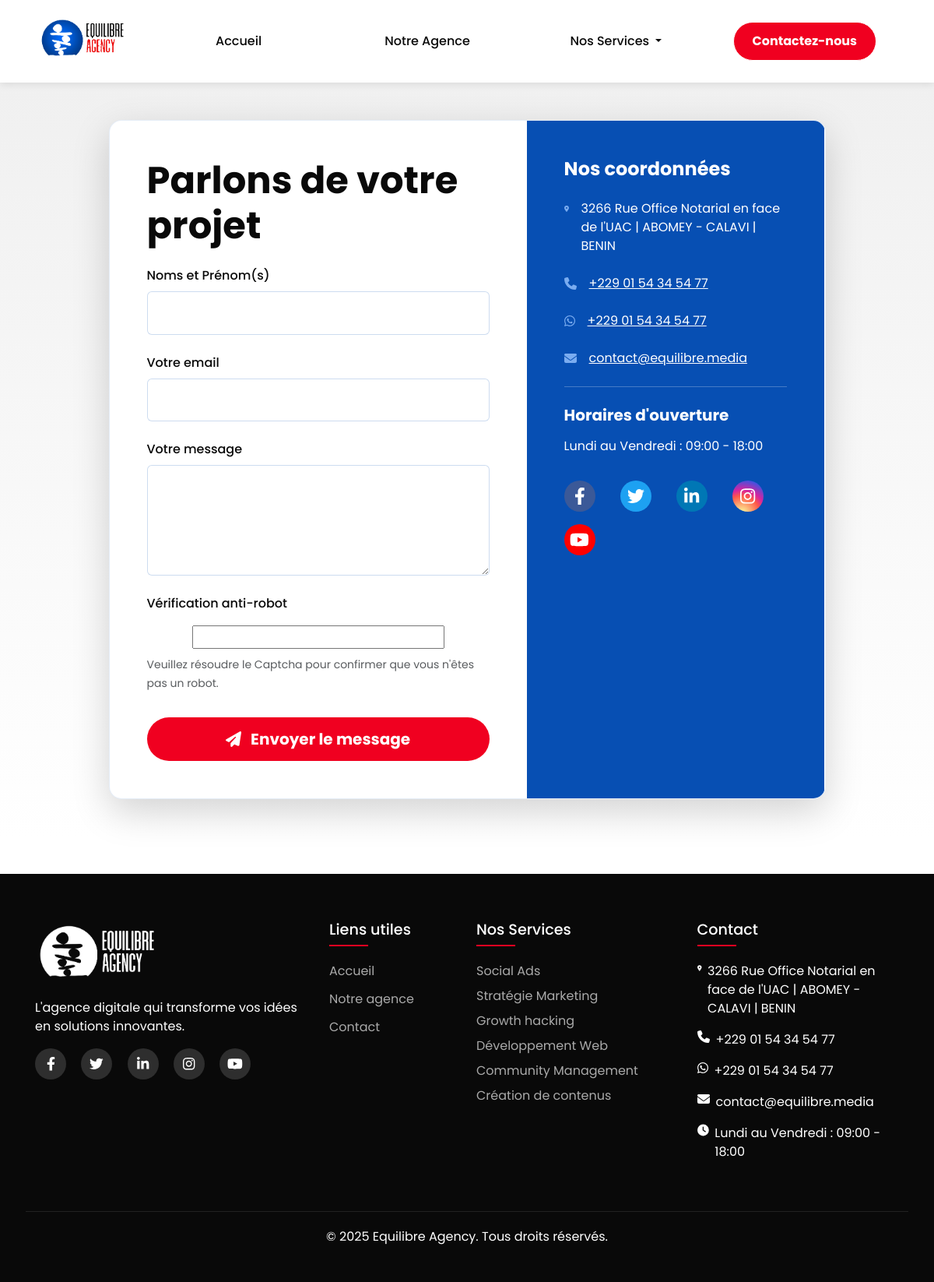
Page /contact/ on the committed database.
### core/models.py (models this page shows)
class SiteConfig(models.Model):
    logo = models.ImageField(upload_to="config/")
    call_phone = models.CharField(max_length=20)
    whatsapp_phone = models.CharField(max_length= 20)
    email= models.EmailField()
    address= models.CharField(max_length=200)
    horaires= models.CharField(max_length=200)
    social_facebook= models.CharField(max_length=200, blank= True, null= True)
    social_linkedin= models.CharField(max_length= 200, blank= True, null= True)
    social_instagram= models.CharField(max_length= 200, blank= True, null= True)
    social_youtube= models.CharField(max_length= 200, blank= True, null= True)
    social_twitter= models.CharField(max_length= 200, blank= True, null= True)
    class Meta:
        verbose_name = "Configuration du site"

### services/models.py (models this page shows, shortened)
class Service(models.Model):
    name = models.CharField(max_length=100)
    slug = models.SlugField(max_length=100, unique=True)
    short_description = models.CharField(max_length=300, blank=True)
    full_description = models.TextField()
    image = models.ImageField(upload_to='services/')
    is_active = models.BooleanField(default=True)
    full_description_image = models.ImageField(upload_to='services/', blank=True)
    is_featured = models.BooleanField(
        default=False,
        help_text="Cocher pour afficher ce service en page d'accueil"
    )
    icon = models.CharField(
        max_length=50,
        blank=True,
        help_text="Utilisez les classes Font Awesome. Ex: code → fa-code"
    )
    header_image = models.ImageField(upload_to='services/headers/', default='services/headers/default_header.jpg')
    strengths_image = models.ImageField(upload_to='services/strengths/', blank=True)
    strengths_text = models.TextField(
        "Atouts clés",
        max_length=500,
        blank=True,
        default="Notre expertise dans ce domaine inclut :\n- Solution personnalisée\n- Technologie de pointe\n- Support premium"
    )
    display_order = models.PositiveIntegerField(
        default=0,
        help_text="Ordre d'affichage (plus petit chiffre en premier)"
    )
    class Meta:
        ordering = ['display_order', 'name']

### contact/views.py (the view, shortened to what this page needs)
# urls.py: path("", ContactView.as_view(), name="contact_form"),
@method_decorator(ratelimit(key='ip', rate='5/m', block=True), name='dispatch')
class ContactView(FormView):
    template_name = "contact/form.html"
    form_class = ContactForm
    success_url = reverse_lazy("contact_success")
    def get_initial(self):
        initial = super().get_initial()
        contact_data = self.request.session.get("contact_data")  # Ne pas supprimer les données ici
        if contact_data:
            initial.update(contact_data)
        return initial

### templates/contact/form.html (shortened to what this page needs)
{% extends "core/base.html" %}
{% load static %}
{% block content %}
<section class="contact-section py-5">
    <div class="container">
        <div class="row justify-content-center">
            <div class="col-lg-10">
                <div class="contact-card bg-white rounded-4 overflow-hidden shadow-lg">
                    <div class="row g-0">
                        <div class="col-lg-7 p-5">
                            <h2 class="display-5 fw-bold text-cobalt mb-4">Parlons de votre projet</h2>
                            <form method="post" class="needs-validation" novalidate>
                                <div class="mb-4">
                                    <label for="id_name" class="form-label fw-medium">Noms et Prénom(s)</label>
                                    <input type="text" class="form-control py-3 px-4" id="id_name" name="name" required>
                                </div>
                                <div class="mb-4">
                                    <label for="id_email" class="form-label fw-medium">Votre email</label>
                                    <input type="email" class="form-control py-3 px-4" id="id_email" name="email" required>
                                </div>
                                <div class="mb-4">
                                    <label for="id_message" class="form-label fw-medium">Votre message</label>
                                    <textarea class="form-control py-3 px-4" id="id_message" name="message" rows="5" required></textarea>
                                </div>
                                <div class="mb-4">
                                    <label for="id_captcha" class="form-label fw-medium">Vérification anti-robot</label>
                                    <div class="d-flex justify-content-center mb-2">
                                        {{ form.captcha }}
                                    </div>
                                    <small class="text-muted">
                                        Veuillez résoudre le Captcha pour confirmer que vous n'êtes pas un robot.
                                    </small>
                                </div>
                                <button type="submit" class="btn btn-accent btn-lg w-100 py-3 mt-2">
                                    <i class="fas fa-paper-plane me-2"></i> Envoyer le message
                                </button>
                            </form>
                        </div>
                        <div class="col-lg-5 bg-cobalt text-white p-5 position-relative">
                            <div class="position-relative z-2">
                                <h3 class="h4 fw-bold mb-4">Nos coordonnées</h3>
                                <ul class="list-unstyled contact-info">
                                    <li class="mb-4 d-flex">
                                        <i class="fas fa-map-marker-alt mt-1 me-3 text-jordy-blue"></i>
                                        <span>{{ config.address|default:"123 Rue Digitale, 75000 Paris" }}</span>
                                    </li>
                                    <li class="mb-4 d-flex">
                                        <i class="fas fa-phone mt-1 me-3 text-jordy-blue"></i>
                                        <a href="tel:{{ config.call_phone|cut:' '|default:'+33123456789' }}" class="text-white hover-underline">
                                            {{ config.call_phone|default:"+33 1 23 45 67 89" }}
                                        </a>
                                    </li>
                                    <li class="mb-4 d-flex">
                                        <i class="fab fa-whatsapp mt-1 me-3 text-jordy-blue"></i>
                                        <a href="https://wa.me/{{ config.whatsapp_phone|cut:' '|cut:'+'|default:'33612345678' }}" class="text-white hover-underline" target="_blank">
                                            {{ config.whatsapp_phone|default:"+33 6 12 34 56 78" }}
                                        </a>
                                    </li>
                                    <li class="mb-4 d-flex">
                                        <i class="fas fa-envelope mt-1 me-3 text-jordy-blue"></i>
                                        <a href="mailto:{{ config.email|default:'contact@exemple.com' }}" class="text-white hover-underline">
                                            {{ config.email|default:"contact@exemple.com" }}
                                        </a>
                                    </li>
                                </ul>
                                <hr class="border-white opacity-25 my-4">
                                <h4 class="h5 fw-bold mb-3">Horaires d'ouverture</h4>
                                <p class="mb-4">{{ config.horaires|default:"Lun-Ven : 9h-18h" }}</p>
                                <div class="social-links d-flex align-items-center mt-4 pt-2">
                                    {% if config.social_facebook %}
                                    <a href="{{ config.social_facebook }}" class="social-icon me-3 hover-scale" target="_blank" rel="noopener noreferrer" aria-label="Facebook">
                                        <i class="fab fa-facebook-f fa-lg"></i>
                                    </a>
                                    {% endif %}
                                    {% if config.social_twitter %}
                                    <a href="{{ config.social_twitter }}" class="social-icon me-3 hover-scale" target="_blank" rel="noopener noreferrer" aria-label="Twitter">
                                        <i class="fab fa-twitter fa-lg"></i>
                                    </a>
                                    {% endif %}
                                    {% if config.social_linkedin %}
                                    <a href="{{ config.social_linkedin }}" class="social-icon me-3 hover-scale" target="_blank" rel="noopener noreferrer" aria-label="LinkedIn">
                                        <i class="fab fa-linkedin-in fa-lg"></i>
                                    </a>
                                    {% endif %}
                                    {% if config.social_instagram %}
                                    <a href="{{ config.social_instagram }}" class="social-icon me-3 hover-scale" target="_blank" rel="noopener noreferrer" aria-label="Instagram">
                                        <i class="fab fa-instagram fa-lg"></i>
                                    </a>
                                    {% endif %}
                                    {% if config.social_youtube %}
                                    <a href="{{ config.social_youtube }}" class="social-icon hover-scale" target="_blank" rel="noopener noreferrer" aria-label="YouTube">
                                        <i class="fab fa-youtube fa-lg"></i>
                                    </a>
                                    {% endif %}
                                </div>
                            </div>
                        </div>
                    </div>
                </div>
            </div>
        </div>
    </div>
</section>
{% endblock %}

### templates/core/base.html (shortened to what this page needs)
<!DOCTYPE html>
{% load static %}
<html lang="fr">
<head>
    <link href="https://cdn.jsdelivr.net/npm/bootstrap@5.3.0/dist/css/bootstrap.min.css" rel="stylesheet">
    <link rel="stylesheet" href="https://cdnjs.cloudflare.com/ajax/libs/font-awesome/6.4.0/css/all.min.css">
    <link rel="stylesheet" href="https://cdn.jsdelivr.net/npm/swiper@11/swiper-bundle.min.css"/>
    <link rel="stylesheet" href="{% static 'css/custom.css' %}">
</head>
<body>
    <nav class="navbar navbar-expand-lg sticky-top py-2 py-lg-0">
        <div class="container">
            <a class="navbar-brand" href="{% url 'home' %}">
                <img src="{% static 'img/logo-ea.png' %}" alt="Logo" class="logo">
            </a>
            <div class="collapse navbar-collapse" id="navbarNav">
                <ul class="navbar-nav w-100 align-items-lg-center">
                    <li class="nav-item">
                        <a class="nav-link {% if request.path == '/' %}active{% endif %}" href="{% url 'home' %}">Accueil</a>
                    </li>
                    <li class="nav-item">
                        <a class="nav-link {% if 'notre-agence' in request.path %}active{% endif %}" href="{% url 'about' %}">Notre Agence</a>
                    </li>
                    <li class="nav-item dropdown dropdown-hover">
                        <a class="nav-link dropdown-toggle {% if '/services/' in request.path %}active{% endif %}"
                           href="#"
                           role="button"
                           data-bs-toggle="dropdown"
                           aria-expanded="false">
                            Nos Services
                        </a>
                    </li>
                    <li class="nav-item ms-lg-auto mt-lg-0 mt-3">
                        <a class="btn btn-accent {% if 'contact' in request.path %}active{% endif %}" href="{% url 'contact_form' %}">Contactez-nous</a>
                    </li>
                </ul>
            </div>
        </div>
    </nav>
    <main class="flex-shrink-0">
        {% block content %}{% endblock %}
    </main>
    <footer class="mt-5">
        <div class="container">
            <div class="row">
                <div class="col-lg-4 mb-4">
                    <div class="footer-logo">
                        <img src="{{ config.logo.url }}" alt="Logo Agence" class="img-fluid">
                    </div>
                    <p>L'agence digitale qui transforme vos idées en solutions innovantes.</p>
                    <div class="mt-3">
                        {% if config.social_facebook %}
                        <a href="{{ config.social_facebook }}" class="social-icon" target="_blank"><i class="fab fa-facebook-f"></i></a>
                        {% endif %}
                        {% if config.social_twitter %}
                        <a href="{{ config.social_twitter }}" class="social-icon" target="_blank"><i class="fab fa-twitter"></i></a>
                        {% endif %}
                        {% if config.social_linkedin %}
                        <a href="{{ config.social_linkedin }}" class="social-icon" target="_blank"><i class="fab fa-linkedin-in"></i></a>
                        {% endif %}
                        {% if config.social_instagram %}
                        <a href="{{ config.social_instagram }}" class="social-icon" target="_blank"><i class="fab fa-instagram"></i></a>
                        {% endif %}
                        {% if config.social_youtube %}
                        <a href="{{ config.social_youtube }}" class="social-icon" target="_blank"><i class="fab fa-youtube"></i></a>
                        {% endif %}
                    </div>
                </div>
                <div class="col-lg-2 col-md-6 mb-4">
                    <h4 class="footer-heading">Liens utiles</h4>
                    <a href="{% url 'home' %}" class="footer-link">Accueil</a>
                    <a href="{% url 'about' %}" class="footer-link">Notre agence</a>
                    <a href="{% url 'contact_form' %}" class="footer-link">Contact</a>
                </div>
                <div class="col-lg-3 col-md-6 mb-4">
                    <h4 class="footer-heading">Nos Services</h4>
                    {% for service in all_active_services %}
                        <a href="{% url 'service-detail' service.slug %}" class="footer-link d-block mb-2">{{ service.name }}</a>
                    {% empty %}
                        <p class="text-muted">Aucun service disponible</p>
                    {% endfor %}
                </div>
                <div class="col-lg-3 col-md-6 mb-4">
                    <h4 class="footer-heading">Contact</h4>
                    {% if config.address %}
                    <div class="d-flex align-items-start mb-3">
                        <i class="fas fa-map-marker-alt me-2"></i><span>{{ config.address }}</span>
                    </div>
                    {% endif %}
                    {% if config.call_phone %}
                    <div class="d-flex align-items-start mb-3">
                        <i class="fas fa-phone me-2"></i>
                        <a href="tel:{{ config.call_phone|cut:' ' }}" class="text-white text-decoration-none">{{ config.call_phone }}</a>
                    </div>
                    {% endif %}
                    {% if config.whatsapp_phone %}
                    <div class="d-flex align-items-start mb-3">
                        <i class="fab fa-whatsapp me-2"></i>
                        <a href="https://wa.me/{{ config.whatsapp_phone|cut:' '|cut:'+' }}" class="text-white text-decoration-none" target="_blank">{{ config.whatsapp_phone }}</a>
                    </div>
                    {% endif %}
                    {% if config.email %}
                    <div class="d-flex align-items-start mb-3">
                        <i class="fas fa-envelope me-2"></i>
                        <a href="mailto:{{ config.email }}" class="text-white text-decoration-none">{{ config.email }}</a>
                    </div>
                    {% endif %}
                    {% if config.horaires %}
                    <div class="d-flex align-items-start">
                        <i class="fas fa-clock me-2"></i><span>{{ config.horaires }}</span>
                    </div>
                    {% endif %}
                </div>
            </div>
            <div class="row">
                <div class="col-12 text-center copyright">
                    <p>&copy; {% now "Y" %} Equilibre Agency. Tous droits réservés.</p>
                </div>
            </div>
        </div>
    </footer>
</body>
</html>

### rows in the picture
SiteConfig: address "3266 Rue Office Notarial en face de l'UAC | ABOMEY - CALAVI | BENIN", call_phone "+229 01 54 34 54 77", whatsapp_phone "+229 01 54 34 54 77", email "contact@equilibre.media", horaires "Lundi au Vendredi : 09:00 - 18:00", logo (picture)
Service: name "Social Ads"
Service: name "Stratégie Marketing"
Service: name "Growth hacking"
Service: name "Développement Web"
Service: name "Community Management"
Service: name "Création de contenus"
